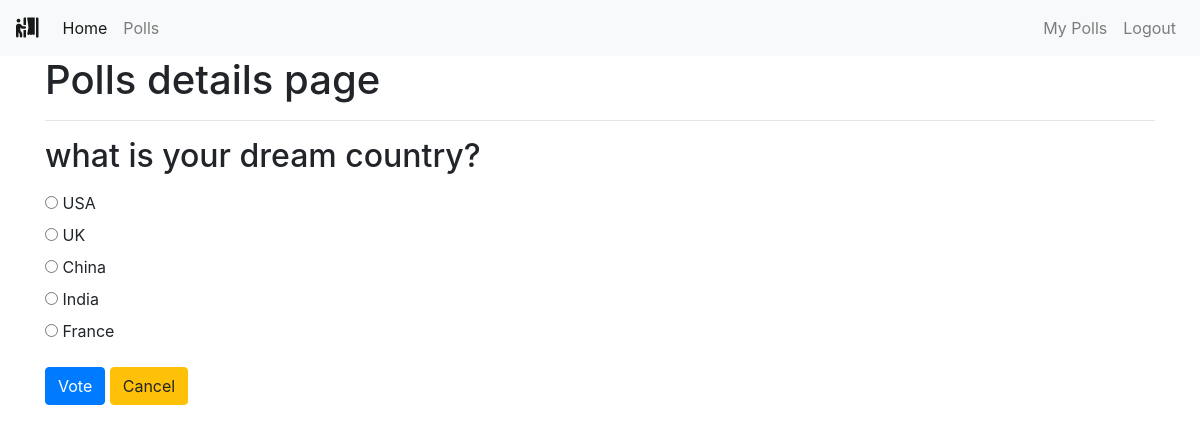
/polls/1/ (signed in), run on the app's committed database.
### polls/models.py (models this page shows, shortened)
class Poll(models.Model):
    owner = models.ForeignKey(User, on_delete=models.CASCADE)
    text = models.TextField()
    pub_date = models.DateTimeField(default=timezone.now)
    active = models.BooleanField(default=True)
    def __str__(self):
        return self.text

class Choice(models.Model):
    poll = models.ForeignKey(Poll, on_delete=models.CASCADE)
    choice_text = models.CharField(max_length=255)

### polls/views.py (the view)
# urls.py: path('<int:poll_id>/', views.poll_detail, name='detail'),
def poll_detail(request, poll_id):
    poll = get_object_or_404(Poll, id=poll_id)
    if not poll.active:
        return render(request, 'polls/poll_result.html', {'poll': poll})
    loop_count = poll.choice_set.count()
    context = {
        'poll': poll,
        'loop_time': range(0, loop_count),
    }
    return render(request, 'polls/poll_detail.html', context)

### polls/templates/polls/poll_detail.html (shortened to what this page needs)
{% extends 'base.html' %}
{% block content %}
<div class="container">
    <h1>Polls details page</h1>
    <hr>
    <h2 class="mt-3 mb-3">{{ poll }}</h2>
    <form action="{% url 'polls:vote' poll.id %}" method="POST">
        {% for choice in poll.choice_set.all %}
        <input type="radio" name="choice" id="choice{{ forloop.counter }}" value="{{ choice.id }}">
        <label for="choice{{ forloop.counter }}">{{ choice.choice_text }}</label>
        <br>
        {% endfor %}
        <input type="submit" value="Vote" class="btn btn-primary mt-3">
        <a class="btn btn-warning mt-3" href="{% url 'polls:list' %}" role="button">Cancel</a>
    </form>
</div>
{% endblock content %}

### data on the page
Poll: text "what is your dream country?"
Choice: choice_text "USA"
Choice: choice_text "UK"
Choice: choice_text "China"
Choice: choice_text "India"
Choice: choice_text "France"
